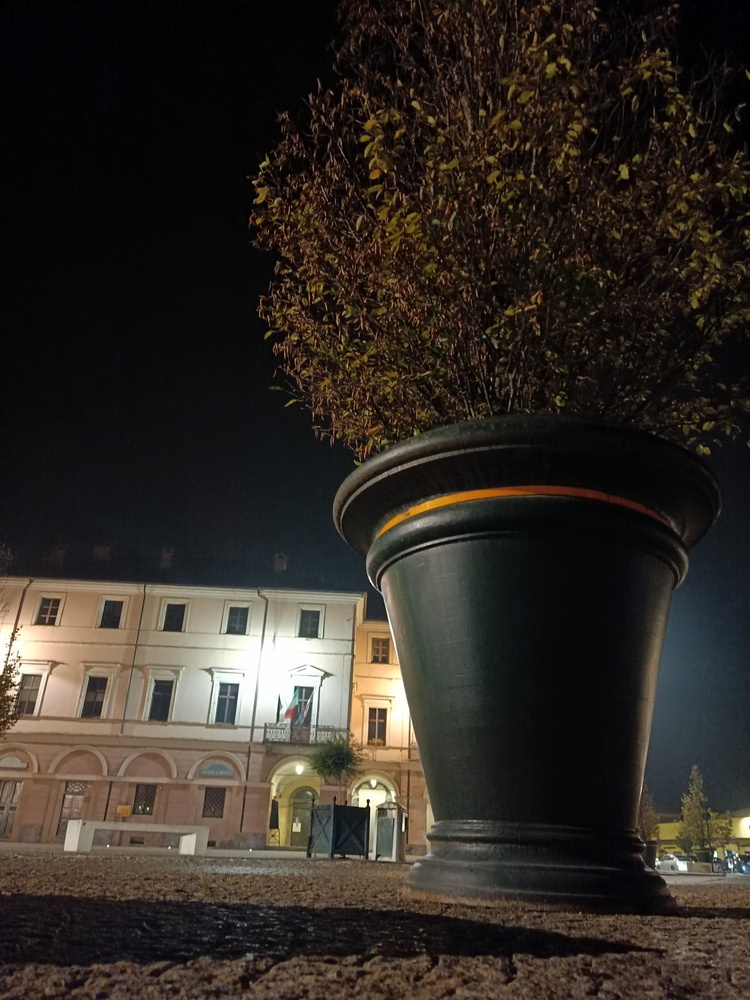
%> input picture image 1.jpg, 750 x 1000 px, shrunk from 3000 x 4000 before the run
$ octave homework_solution.m   (GNU Octave 9; MATLAB toolbox functions it lacks are replaced by stand-ins)
%> lines starting %> are read from the running program, lines starting %| are printed output that depends on the picture
%% Init
close all
clear
clc
warning('off', 'images:initSize:adjustingMag');
%% Load the image
% turn the image to gray scal
% visualize the histogram for both
FNT_SZ = 28;
img = imread('image 1.jpg');
%> img is the input picture: size 1000x750x3 uint8; mean R, G, B 49.9, 43.7, 37.5
gray_im = rgb2gray(img);
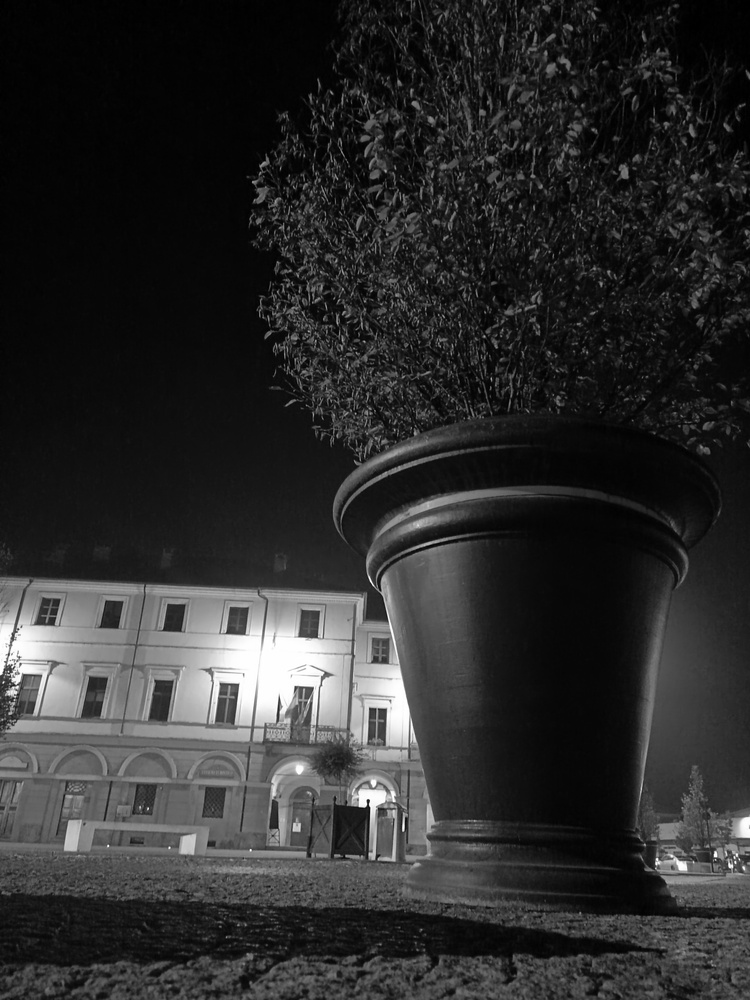
%> gray_im: size 1000x750 uint8; min 0, max 255, mean 44.8
Isize = size(gray_im);
%> Isize = [1000 750]
figure();
subplot (2,2,1)
imshow(img)
subplot (2,2,2)
imhist(img)
subplot (2,2,3)
imshow(gray_im)
subplot (2,2,4)
imhist(gray_im)
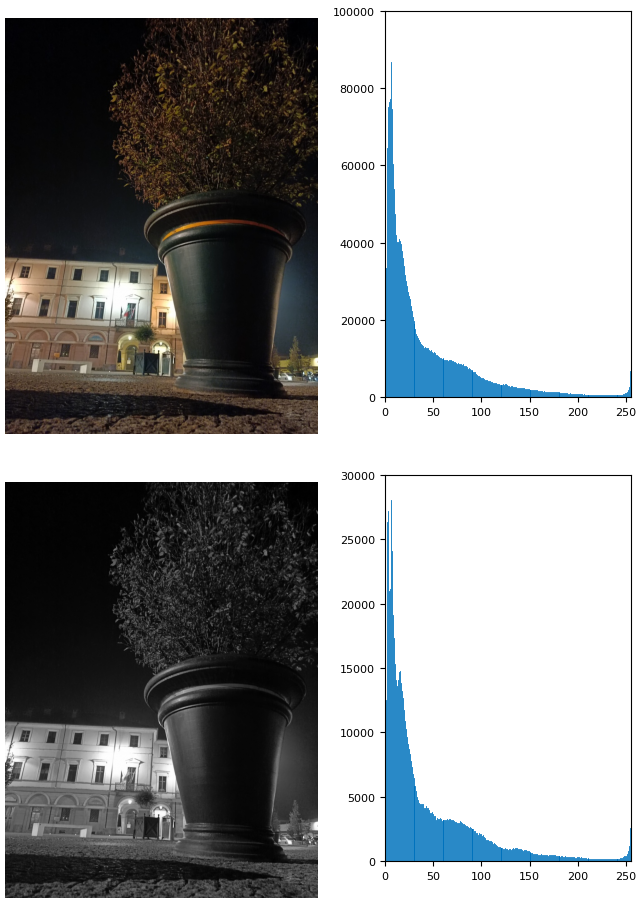
%> figure redrawn from the program's plot data, 4 panels
plotw = length(img)*10;
%> plotw = 10000
%% Preprocess the image
scale_factor = 1;
resized_gray_im = imresize(gray_im, 1/scale_factor);
curves = uint8([repelem(255,10) linspace(255,0,96) zeros(1,150)]);
figure(); plot(0:255, curves);
xlabel('original pixel intensity'); ylabel('transformed pixel intensity');
title('Preprocessing');
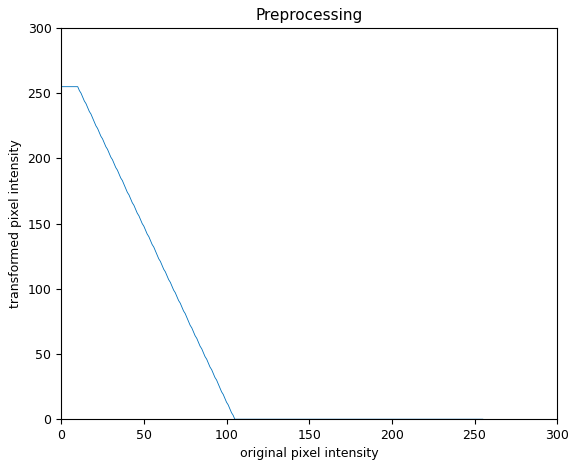
%> figure redrawn from the program's plot data; curve peaks at x = 0, y = 255
preprocessed_im = intlut(resized_gray_im, curves);
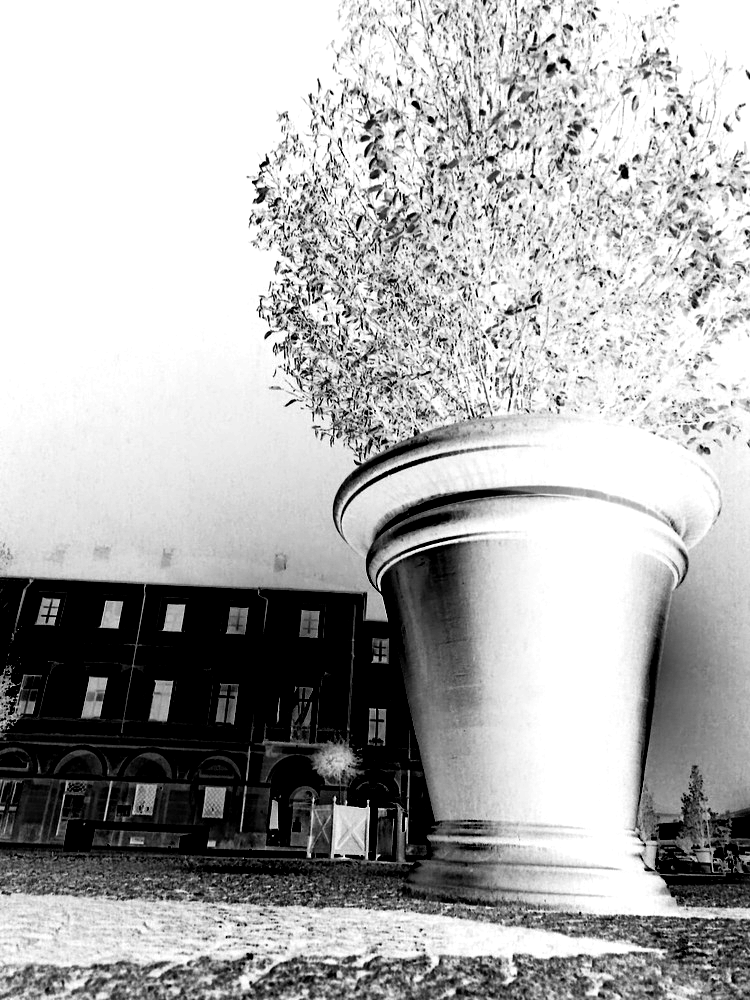
%> preprocessed_im: size 1000x750 uint8; min 0, max 255, mean 174.1
figure(); imshow(preprocessed_im); title('Preprocessed image');
%% See the effect of different edge detection techniques implemented in matlab
figure();
subplot(2, 4, 1),
imshow(img);
title("Gray Scale Image");

% Sobel Edge Detection
J1 = edge(preprocessed_im, 'Sobel');
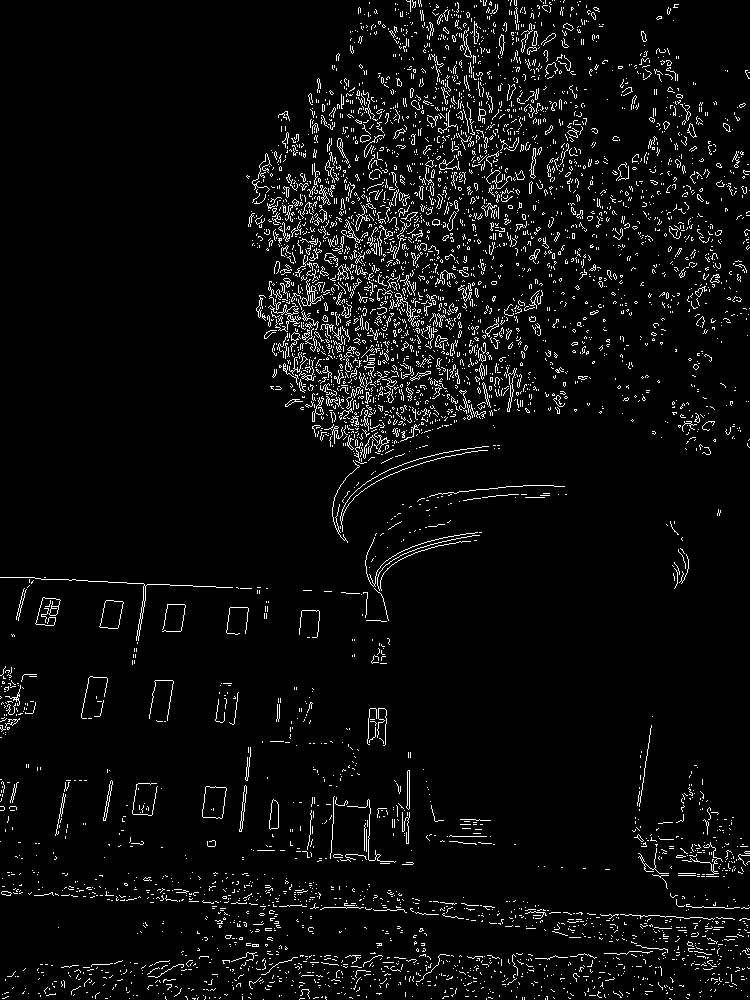
%> J1: size 1000x750 logical; 4.7% white in thin lines or dots
subplot(2, 4, 2),
imshow(J1);
title("Sobel");

% Prewitt Edge detection
K1 = edge(preprocessed_im, 'Prewitt');
%> K1: size 1000x750 logical; 4.7% white in thin lines or dots
subplot(2, 4, 3),
imshow(K1);
title("Prewitt");

% Robert Edge Detection
L1 = edge(preprocessed_im, 'Roberts');
%> L1: size 1000x750 logical; 3.4% white in thin lines or dots
subplot(2, 4, 4),
imshow(L1);
title("Robert");

% Log Edge Detection
M1 = edge(preprocessed_im, 'log');
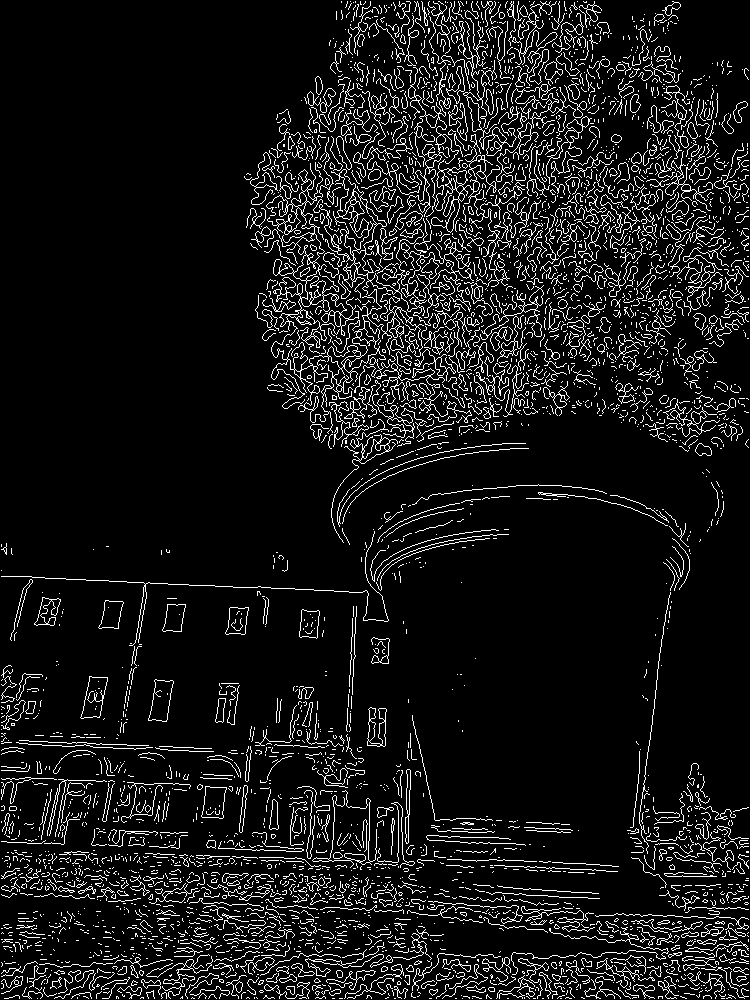
%> M1: size 1000x750 logical; 8.8% white in thin lines or dots
subplot(2, 4, 5),
imshow(M1);
title("Log");

% Zerocross Edge Detection
N1 = edge(preprocessed_im, 'zerocross');
subplot(2, 4, 6),
imshow(N1);
title("Zerocross");

% Canny Edge Detection
O1 = edge(preprocessed_im, 'Canny');
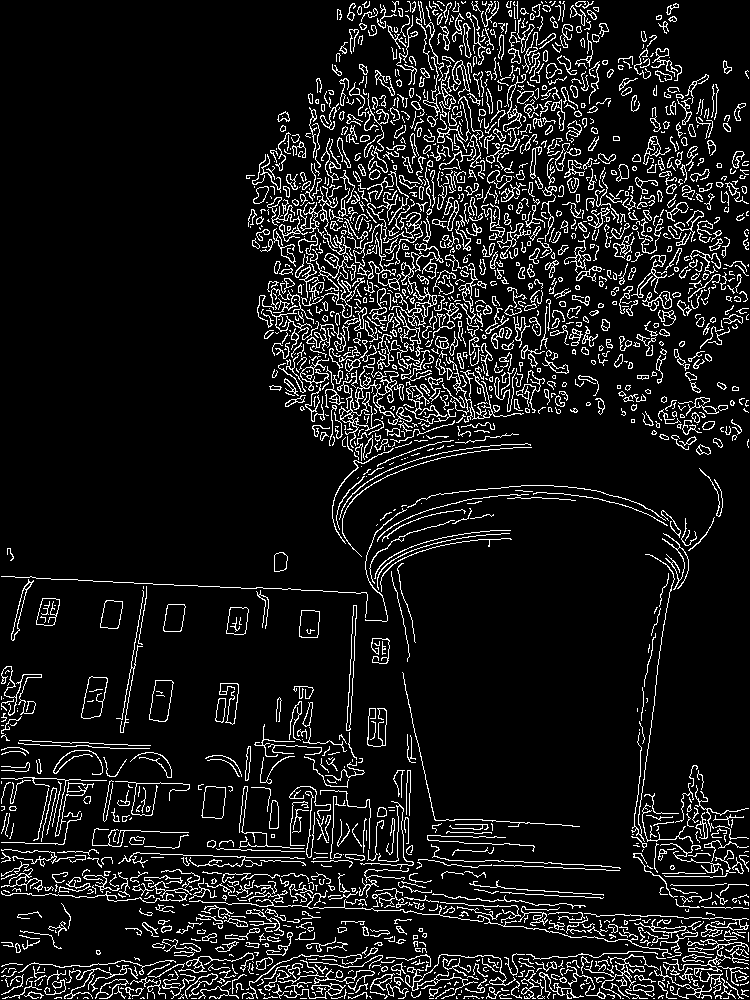
%> O1: size 1000x750 logical; 9.8% white in thin lines or dots
subplot(2, 4, 7),
imshow(O1);
title("Canny");

% we can see that Canny offers the best contours for our region of interest
% (the cone)
%% 1-From 𝐶1, 𝐶2 find the horizon (vanishing) line ℎ of the plane orthogonal to the cone axis
figure();
imshow(O1);
title('Pick points for C1')
hold on;
%> (the run ends here)
